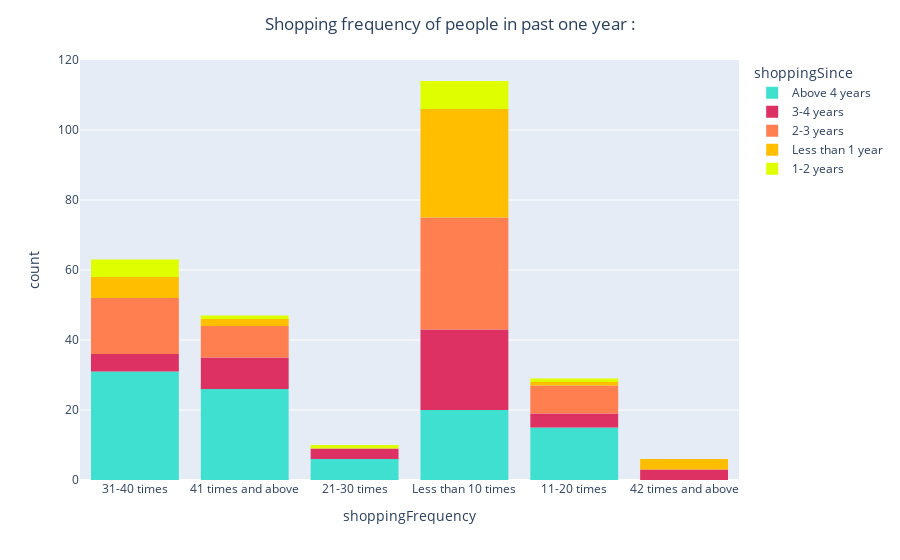

The notebook cell this image was saved under:
### Code cell
#Average Shopping frequency in last 1 year : 

fig = px.histogram(dataset,x='shoppingFrequency',color='shoppingSince',
                   color_discrete_map={'Above 4 years':'#40E0D0','3-4 years':'#DE3163','2-3 years':'#FF7F50',
                                       'Less than 1 year':'#FFBF00','1-2 years':'#DFFF00'})
fig.update_layout(title='Shopping frequency of people in past one year : ', title_x=0.5)
            
fig.show()

### Figure 1 — Plotly figure (JSON) as saved in the notebook; plotly's stock layout.template omitted (floating-point values rounded to 4 significant figures)
{"data": [{"alignmentgroup": "True", "bingroup": "x", "hovertemplate": "shoppingSince=Above 4 years<br>shoppingFrequency=%{x}<br>count=%{y}<extra></extra>", "legendgroup": "Above 4 years", "marker": {"color": "#40E0D0", "pattern": {"shape": ""}}, "name": "Above 4 years", "offsetgroup": "Above 4 years", "orientation": "v", "showlegend": true, "type": "histogram", "x": ["31-40 times", "41 times and above", "41 times and above", "31-40 times", "21-30 times", "Less than 10 times", "11-20 times", "31-40 times", "41 times and above", "41 times and above", "31-40 times", "Less than 10 times", "21-30 times", "Less than 10 times", "11-20 times", "41 times and above", "31-40 times", "11-20 times", "41 times and above", "31-40 times", "Less than 10 times", "41 times and above", "41 times and above", "Less than 10 times", "11-20 times", "41 times and above", "41 times and above", "31-40 times", "31-40 times", "31-40 times", "31-40 times", "Less than 10 times", "Less than 10 times", "Less than 10 times", "11-20 times", "31-40 times", "31-40 times", "41 times and above", "41 times and above", "Less than 10 times", "11-20 times", "31-40 times", "21-30 times", "31-40 times", "41 times and above", "41 times and above", "Less than 10 times", "11-20 times", "31-40 times", "21-30 times", "31-40 times", "41 times and above", "21-30 times", "31-40 times", "Less than 10 times", "41 times and above", "11-20 times", "11-20 times", "31-40 times", "11-20 times", "31-40 times", "31-40 times", "31-40 times", "41 times and above", "31-40 times", "31-40 times", "41 times and above", "Less than 10 times", "41 times and above", "Less than 10 times", "41 times and above", "Less than 10 times", "11-20 times", "Less than 10 times", "Less than 10 times", "41 times and above", "41 times and above", "Less than 10 times", "Less than 10 times", "41 times and above", "31-40 times", "31-40 times", "41 times and above", "Less than 10 times", "11-20 times", "31-40 times", "31-40 times", "31-40 times", "11-20 times", "31-40 times", "11-20 times", "31-40 times", "31-40 times", "21-30 times", "Less than 10 times", "41 times and above", "11-20 times", "41 times and above"], "xaxis": "x", "yaxis": "y"}, {"alignmentgroup": "True", "bingroup": "x", "hovertemplate": "shoppingSince=3-4 years<br>shoppingFrequency=%{x}<br>count=%{y}<extra></extra>", "legendgroup": "3-4 years", "marker": {"color": "#DE3163", "pattern": {"shape": ""}}, "name": "3-4 years", "offsetgroup": "3-4 years", "orientation": "v", "showlegend": true, "type": "histogram", "x": ["41 times and above", "Less than 10 times", "Less than 10 times", "31-40 times", "41 times and above", "Less than 10 times", "41 times and above", "31-40 times", "11-20 times", "31-40 times", "Less than 10 times", "Less than 10 times", "42 times and above", "11-20 times", "21-30 times", "41 times and above", "Less than 10 times", "Less than 10 times", "Less than 10 times", "41 times and above", "Less than 10 times", "Less than 10 times", "Less than 10 times", "41 times and above", "Less than 10 times", "Less than 10 times", "31-40 times", "41 times and above", "11-20 times", "Less than 10 times", "42 times and above", "Less than 10 times", "Less than 10 times", "Less than 10 times", "21-30 times", "Less than 10 times", "11-20 times", "Less than 10 times", "21-30 times", "41 times and above", "Less than 10 times", "Less than 10 times", "31-40 times", "42 times and above", "Less than 10 times", "41 times and above", "Less than 10 times"], "xaxis": "x", "yaxis": "y"}, {"alignmentgroup": "True", "bingroup": "x", "hovertemplate": "shoppingSince=2-3 years<br>shoppingFrequency=%{x}<br>count=%{y}<extra></extra>", "legendgroup": "2-3 years", "marker": {"color": "#FF7F50", "pattern": {"shape": ""}}, "name": "2-3 years", "offsetgroup": "2-3 years", "orientation": "v", "showlegend": true, "type": "histogram", "x": ["11-20 times", "Less than 10 times", "Less than 10 times", "41 times and above", "Less than 10 times", "Less than 10 times", "Less than 10 times", "11-20 times", "31-40 times", "41 times and above", "Less than 10 times", "31-40 times", "41 times and above", "Less than 10 times", "31-40 times", "Less than 10 times", "41 times and above", "Less than 10 times", "31-40 times", "41 times and above", "31-40 times", "Less than 10 times", "11-20 times", "Less than 10 times", "Less than 10 times", "31-40 times", "11-20 times", "Less than 10 times", "Less than 10 times", "31-40 times", "Less than 10 times", "11-20 times", "Less than 10 times", "Less than 10 times", "31-40 times", "11-20 times", "31-40 times", "Less than 10 times", "Less than 10 times", "31-40 times", "Less than 10 times", "Less than 10 times", "41 times and above", "Less than 10 times", "41 times and above", "31-40 times", "Less than 10 times", "Less than 10 times", "31-40 times", "41 times and above", "31-40 times", "31-40 times", "Less than 10 times", "41 times and above", "Less than 10 times", "31-40 times", "11-20 times", "Less than 10 times", "Less than 10 times", "Less than 10 times", "Less than 10 times", "11-20 times", "Less than 10 times", "Less than 10 times", "31-40 times"], "xaxis": "x", "yaxis": "y"}, {"alignmentgroup": "True", "bingroup": "x", "hovertemplate": "shoppingSince=Less than 1 year<br>shoppingFrequency=%{x}<br>count=%{y}<extra></extra>", "legendgroup": "Less than 1 year", "marker": {"color": "#FFBF00", "pattern": {"shape": ""}}, "name": "Less than 1 year", "offsetgroup": "Less than 1 year", "orientation": "v", "showlegend": true, "type": "histogram", "x": ["Less than 10 times", "41 times and above", "Less than 10 times", "11-20 times", "Less than 10 times", "Less than 10 times", "41 times and above", "Less than 10 times", "Less than 10 times", "42 times and above", "31-40 times", "31-40 times", "Less than 10 times", "Less than 10 times", "Less than 10 times", "Less than 10 times", "Less than 10 times", "Less than 10 times", "Less than 10 times", "Less than 10 times", "Less than 10 times", "Less than 10 times", "31-40 times", "Less than 10 times", "Less than 10 times", "31-40 times", "Less than 10 times", "Less than 10 times", "42 times and above", "Less than 10 times", "Less than 10 times", "Less than 10 times", "Less than 10 times", "Less than 10 times", "42 times and above", "Less than 10 times", "31-40 times", "Less than 10 times", "Less than 10 times", "Less than 10 times", "Less than 10 times", "31-40 times", "Less than 10 times"], "xaxis": "x", "yaxis": "y"}, {"alignmentgroup": "True", "bingroup": "x", "hovertemplate": "shoppingSince=1-2 years<br>shoppingFrequency=%{x}<br>count=%{y}<extra></extra>", "legendgroup": "1-2 years", "marker": {"color": "#DFFF00", "pattern": {"shape": ""}}, "name": "1-2 years", "offsetgroup": "1-2 years", "orientation": "v", "showlegend": true, "type": "histogram", "x": ["21-30 times", "Less than 10 times", "11-20 times", "41 times and above", "Less than 10 times", "31-40 times", "Less than 10 times", "Less than 10 times", "31-40 times", "Less than 10 times", "31-40 times", "Less than 10 times", "Less than 10 times", "31-40 times", "Less than 10 times", "31-40 times"], "xaxis": "x", "yaxis": "y"}], "layout": {"barmode": "relative", "legend": {"title": {"text": "shoppingSince"}, "tracegroupgap": 0}, "margin": {"t": 60}, "title": {"text": "Shopping frequency of people in past one year : ", "x": 0.5}, "xaxis": {"anchor": "y", "domain": [0, 1], "title": {"text": "shoppingFrequency"}}, "yaxis": {"anchor": "x", "domain": [0, 1], "title": {"text": "count"}}}}
